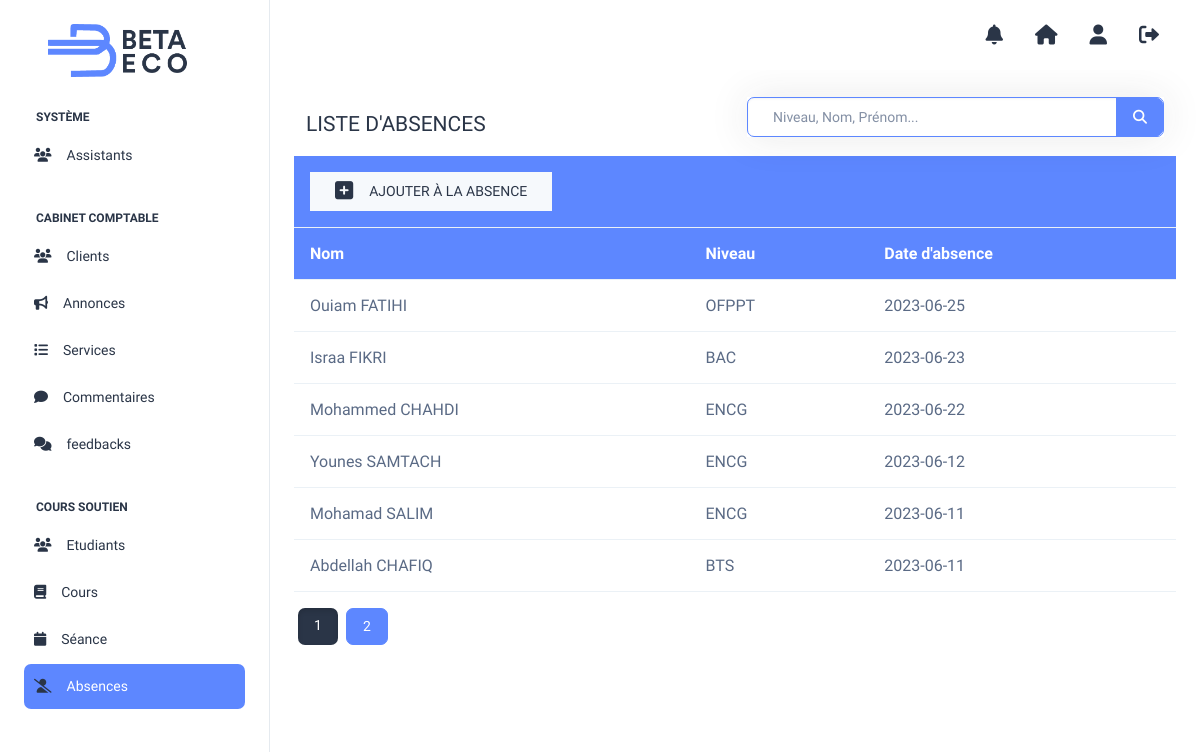
Screenshot of /DirectorDash/absences.php (signed in) with the database file from the repository.
### tables this page shows
CREATE TABLE `absence` (
  `id_absence` int(11) NOT NULL,
  `id_seance` int(11) NOT NULL,
  `id_user` int(11) NOT NULL,
  `etat` int(11) NOT NULL
);

CREATE TABLE `utilisateurs` (
  `id_user` int(11) NOT NULL,
  `type` int(11) NOT NULL,
  `prenom` varchar(50) NOT NULL,
  `nom` varchar(50) NOT NULL,
  `phone` varchar(14) DEFAULT NULL,
  `email` varchar(50) DEFAULT NULL,
  `adresse` varchar(50) NOT NULL,
  `niveau` varchar(20) NOT NULL,
  `service` varchar(50) NOT NULL,
  `acces` int(11) DEFAULT NULL,
  `etat` int(11) DEFAULT NULL,
  `date_inscription` date DEFAULT NULL,
  `login` varchar(50) NOT NULL,
  `psw` varchar(50) NOT NULL
);

CREATE TABLE `seance` (
  `id_seance` int(11) NOT NULL,
  `date_seance` date NOT NULL,
  `heure_debut` time NOT NULL,
  `heure_fin` time NOT NULL,
  `type` varchar(20) NOT NULL,
  `etat` int(11) NOT NULL DEFAULT 1,
  `id_user` int(11) NOT NULL,
  `niveau` varchar(50) NOT NULL
);

### DirectorDash/absences.php (the view, shortened to what this page needs)
<?php
if (!isset($_SESSION['idd'])) {
    header('location:../login.php');
} else {
    require_once('../connexion.php');
    $req = "select a.*, u.nom, u.prenom, s.date_seance, s.niveau from absence a, seance s, utilisateurs u
    where a.id_user = u.id_user and a.id_seance = s.id_seance and u.type=4 and s.etat = 1";
    $search = '';
    $resultsPerPage = 6;
    $totalResults = $pdo->query($req)->rowCount();
    $totalPages = ceil($totalResults / $resultsPerPage);
    $currentPage = isset($_GET['page']) ? intval($_GET['page']) : 1;
    $startIndex = ($currentPage - 1) * $resultsPerPage;
?>
<html lang="en">
<head>
</head>
<body>
    <div class="page-wrapper" id="main-wrapper" data-layout="vertical" data-navbarbg="skin6" data-sidebartype="full"
        data-sidebar-position="fixed" data-header-position="fixed">
        <?php include('navbar.php') ?>
        <div class="container-fluid">
            <div class="container">
                <form action="absences.php" class="no-styles" method="get">
                    <div class="row mb-2 d-flex align-items-center ">
                        <div class="col-md-6 nav-small-cap">
                            <h4>Liste d'absences</h4>
                        </div>
                        <div class="col-md-6">
                            <div class="search">
                                <input type="text" name="search" class="form-control ps-0"
                                    placeholder="Niveau, Nom, Prénom..." value="<?= htmlspecialchars($search) ?>">
                                <button class="btn btn-primary" name="search-btn"><i class="fa fa-search"
                                        style="color:white"></i></button>
                            </div>
                        </div>
                    </div>
                </form>
            </div>
            <table class="table">
                <thead>
                    <tr>
                        <th scope="col" colspan="6">
                            <a href="ajoutAbsence.php" class="btn btn-light py-2 px-4" style="width:max-content">
                                <i class="fa-solid fa-square-plus me-3" style="font-size: 1.3rem;"></i>
                                <p class="text-uppercase m-0">Ajouter à la absence</p>
                            </a>
                        </th>
                    </tr>
                    <tr>
                        <th scope="col">Nom</th>
                        <th scope="col">Niveau</th>
                        <th scope="col">Date d'absence</th>
                    </tr>
                </thead>
                <tbody>
                    <?php
                    $req .= " ORDER BY s.date_seance DESC LIMIT $startIndex, $resultsPerPage";
                    $res = $pdo->query($req);
                    if ($res->rowCount() > 0) {
                        foreach ($res as $data) {
                    ?>
                    <tr>
                        <td><?= $data['prenom']." ".$data['nom'] ?></td>
                        <td><?= $data['niveau'] ?></td>
                        <td><?= $data['date_seance'] ?></td>
                    </tr>
                    <?php
                        }
                    } else {
                    ?>
                    <tr>
                        <td colspan="5"> Aucun absence !</td>
                    </tr>
                    <?php
                    }
                    ?>
                </tbody>
            </table>
            <div class="pagination">
                <?php
                for ($page = 1; $page <= $totalPages; $page++) {
                    $params = $_GET;
                    $params['page'] = $page;
                    $queryString = http_build_query($params);
                    echo '<a class="btn btn-primary mx-1';
                    if ($page === $currentPage) {
                        echo ' active';
                    }
                    echo '" style="color:white" href="absences.php?' . $queryString . '">' . $page . '</a>';
                }
                ?>
            </div>
        </div>
    </div>
    </body>
    </html>
<?php } ?>

### assets/assets1/css/style1.css (style rules this page uses)
.table thead { color: white; background-color: #5D87FF; }
.search { position: relative; box-shadow: 0 0 40px rgba(51, 51, 51, .1); }
.search input { height: 40px; text-indent: 25px; border: 1px solid #5D87FF; }
.search button { position: absolute; top: 0px; right: 0px; height: 100%; border-radius: 0 10px 10px 0; background: #5D87FF; }
.btn-light, i, p { border-radius: 0; color: #2A3547; display: flex; align-items: center; }
.no-styles { all: unset; }
.pagination .active { z-index: 3; color: #fff; background-color: #2A3547; border: none; }

### rows the page displays
absence: id_user.prenom "Ouiam", id_user.nom "FATIHI", id_seance.niveau "OFPPT", id_seance.date_seance "2023-06-25"
absence: id_user.prenom "Israa", id_user.nom "FIKRI", id_seance.niveau "BAC", id_seance.date_seance "2023-06-23"
absence: id_user.prenom "Mohammed", id_user.nom "CHAHDI", id_seance.niveau "ENCG", id_seance.date_seance "2023-06-22"
absence: id_user.prenom "Younes", id_user.nom "SAMTACH", id_seance.niveau "ENCG", id_seance.date_seance "2023-06-12"
absence: id_user.prenom "Mohamad", id_user.nom "SALIM", id_seance.niveau "ENCG", id_seance.date_seance "2023-06-11"
absence: id_user.prenom "Abdellah", id_user.nom "CHAFIQ", id_seance.niveau "BTS", id_seance.date_seance "2023-06-11"
